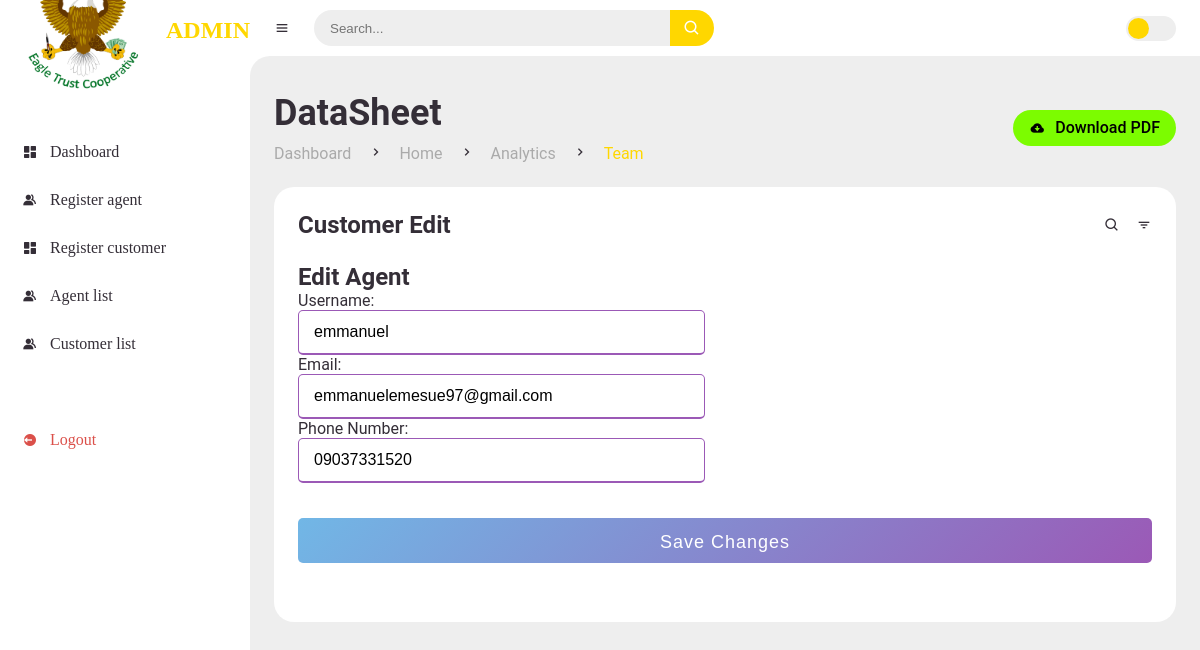
Before: /agent/edit/1234/ (signed in) with the older database file.
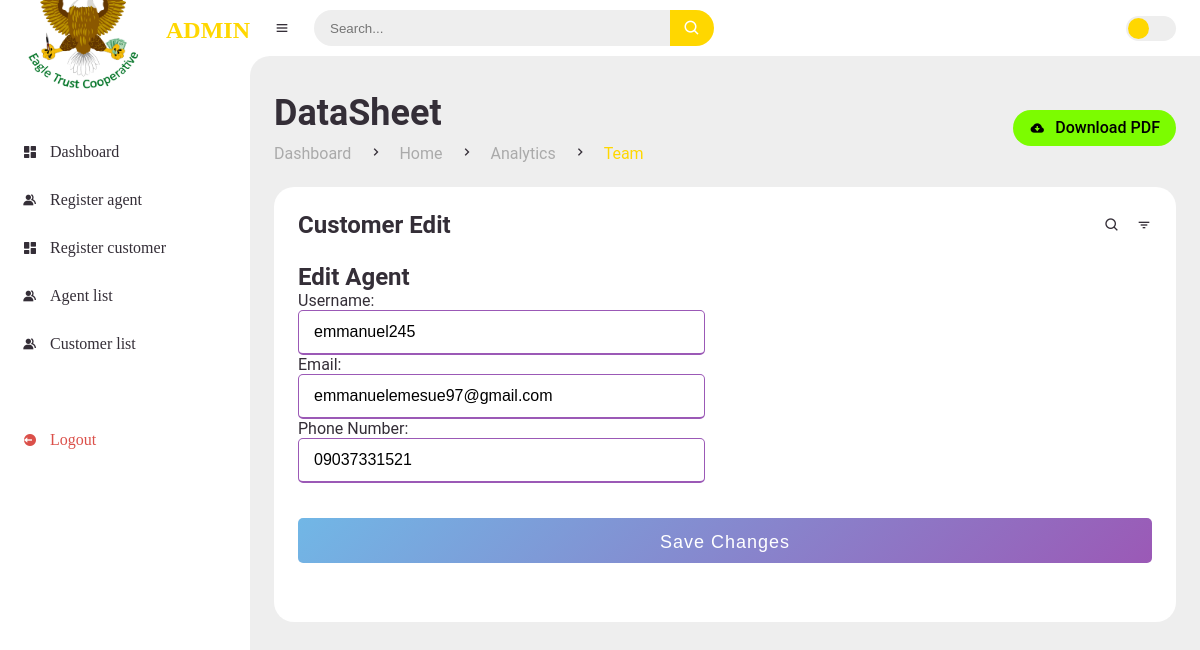
After: the same page with the newer database file.
### dashboard/models.py (models this page shows, shortened)
class Agent(models.Model):
    STATUS_CHOICES = (
        (1, 'Active'),
        (0, 'Suspended'),
    )
    agent_id = models.CharField(primary_key=True, max_length=50, unique=True)
    username = models.CharField(max_length=255, unique=True)
    email = models.EmailField(unique=True)
    date_created = models.DateTimeField(auto_now_add=True, null=True)
    phone_number = models.CharField(max_length=11, null=True, unique=True)
    status = models.IntegerField(choices=STATUS_CHOICES, default=0)  # Default to active

### dashboard/views.py (the view, shortened to what this page needs)
# urls.py: path('agent/edit/<str:pk>/', AgentEditView.as_view(), name='agent_edit'),
@method_decorator(login_required, name='dispatch')
class AgentEditView(UpdateView):
    model = Agent
    form_class = AgentEditForm
    template_name = 'dashboard/admin/agent_edit.html'
    success_url = reverse_lazy('agent_list')

### dashboard/forms.py
class AgentEditForm(forms.ModelForm):
    class Meta:
        model = Agent
        fields = ['username', 'email', 'phone_number']
        labels = {
            'username': 'Username',
            'email': 'Email',
            'phone_number': 'Phone Number',
        }
        widgets = {
            'username': forms.TextInput(attrs={'placeholder': 'Enter your username'}),
            'email': forms.EmailInput(attrs={'placeholder': 'Enter your email'}),
            'phone_number': forms.TextInput(attrs={'placeholder': 'Enter your phone number'}),
        }

### templates/dashboard/admin/agent_edit.html (shortened to what this page needs)
{% extends 'main/admin_main.html' %}
{% load static %}
{% block content %}
<main>
    <div class="head-title">
        <div class="left">
            <h1>DataSheet</h1>
            <ul class="breadcrumb">
                <li>
                    <a href="index.html">Dashboard</a>
                </li>
                <li><i class='bx bx-chevron-right' ></i></li>
                <li>
                    <a href="index.html">Home</a>
                </li>
                <li><i class='bx bx-chevron-right' ></i></li>
                <li>
                    <a  href="admin_analytics.html">Analytics</a>
                </li>
                <li><i class='bx bx-chevron-right' ></i></li>
                <li class="active">
                    <a class="active" href="admin_analytics.html">Team</a>
                </li>
            </ul>
        </div>
        <a href="#" class="btn-download">
            <i class='bx bxs-cloud-download' ></i>
            <span class="text">Download PDF</span>
        </a>
    </div>
    <div class="table-data">
        <div class="order">
            <div class="head">
                <h3>Customer Edit</h3>
                <i class='bx bx-search' ></i>
                <i class='bx bx-filter' ></i>
            </div>
            <h1>Edit Agent</h1>
            <form  method="POST">
                <div class="user-details">
                    <div class="input-box">
                        {{form.as_p}}
                    </div>
                </div>
                <div class="button">
                    <input type="submit" value="Save Changes">
                </div>
            </form>
        </div>
    </div>
</main>
</section>
{% endblock %}

Changed rows visible on the page:
changed Agent "emmanuelemesue97@gmail.com": username "emmanuel" → "emmanuel245"; phone_number "09037331520" → "09037331521"
